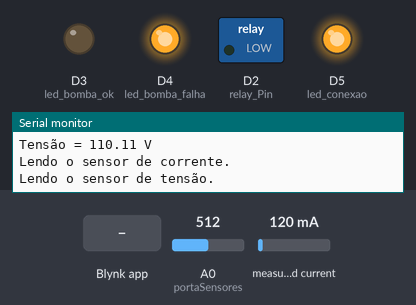
Bench run of a sketch on a simulated ESP8266 (NodeMCU). Shown: switched loads named in the sketch (green lamp = pin HIGH), output pins drawn as LEDs (lit = HIGH), the last lines printed to the serial monitor. The test bench sets the inputs (shaded band); at power-on: A0 (portaSensores) = 512, measured current 120 mA. WiFi joins after 1.5 s; servers stay silent unless stated; pins used as bus, display or sensor lines are not drawn.

Above: at 3.0 s.
3.1 s: Blynk app writes 1 to V5
At 3.7 s:
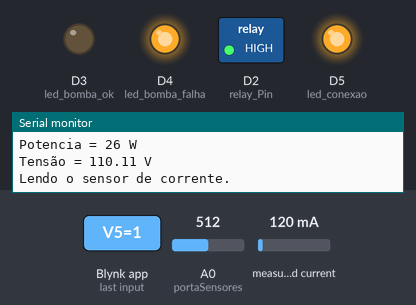
4.7 s: Blynk app writes 0 to V6
At 6.0 s:
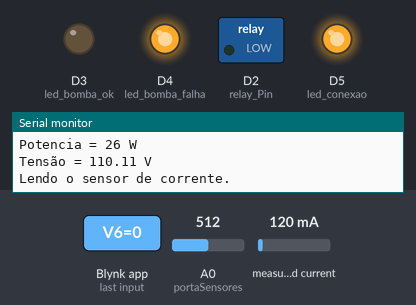
Timing chart, 0 to 7.7 s (numbered marks = the images above; inputs shaded):
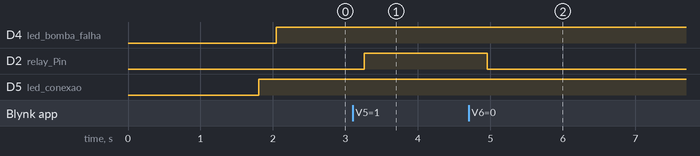

Measured:
- after the input at 3.1 s, D2 (relay_Pin): LOW → HIGH after 0.16 s
- after the input at 4.7 s, D2 (relay_Pin): HIGH → LOW after 0.25 s

The sketch:

Projeto_Caixa_Dagua.ino
```cpp
/* Inormações do Device fornecidas pelo Blynk */
#define BLYNK_TEMPLATE_ID "TMPL2NAXG4qYq"
#define BLYNK_TEMPLATE_NAME "Projeto Poço"
#define BLYNK_AUTH_TOKEN "kCUgPuTvsh_1BHIlCsTYAjHvIP_zd_yk"

/* Comment this out to disable prints and save space */
#define BLYNK_PRINT Serial

//===============================================
//Inclusão de Bibliotecas

#include <ESP8266WiFi.h>
#include <BlynkSimpleEsp8266.h>
// #include <liquidCrystal.h>
#include "EmonLib.h"
EnergyMonitor SCT013;

//===============================================
// Dados do WiFi
char ssid[] = "CEUNET - Bezerra_2G";
char pass[] = "A24b27*9";

BlynkTimer timer;
//===============================================

//Mapeamento de hardware

//Leds de  aviso
#define led_conexao D5
#define led_bomba_ok D3
#define led_bomba_falha D4

#define relay_Pin D2

#define S2 D1

// int pinSCT = A0;
int portaSensores = A0; //Pino de entrada do multiplexador
int pinSCT = A0;        //Pino analógico conectado ao SCT-013

//===============================================
//Definição de Variáveis

//Sensor de Corrente
int tensao = 220;
int potencia;
double Irms = 0;

//controle da corrente da bomba
int correnteMinima = 2;
int correnteMaxima = 3;

//Sensor de Tensão
float tensaoMedida = 0;

//controle da Tensão da Rede
int tensaoMinima = 200;

//Controle do Blynk
int selecaoValue = 0;

//Controle de falha da bomba
int falhaBomba = 0;
unsigned long inicioTempoFalha = 0;
unsigned long intervalo = 10000; //10s
//===============================================
//Funções de controle do Blynk

BLYNK_WRITE(V6)
{
  //recebe o valor do blynk
  selecaoValue = param.asInt();
  // Atualiza o estado do V5
  if(selecaoValue == 0){
    Blynk.virtualWrite(V5, 0);
  }
}

BLYNK_WRITE(V5)
{
  //recebe o valor do blynk
  int value = param.asInt();
  // Atualiza o estado do V6
  if(value == 1){
    Blynk.virtualWrite(V6, 1); //Troca o acionamento da bomba para manual
    selecaoValue = 1;
  }
  //aciona o relé de acordo com o botão
  digitalWrite(relay_Pin, value);
}

// This function is called every time the device is connected to the Blynk.Cloud
//função chamada sempre que o dispositivo estiver conectado ao Blynk.Cloud
BLYNK_CONNECTED()
{
  // Change Web Link Button message to "Congratulations!"
  Blynk.setProperty(V3, "offImageUrl", "https://static-image.nyc3.cdn.digitaloceanspaces.com/general/fte/congratulations.png");
  Blynk.setProperty(V3, "onImageUrl",  "https://static-image.nyc3.cdn.digitaloceanspaces.com/general/fte/congratulations_pressed.png");
  Blynk.setProperty(V3, "url", "https://docs.blynk.io/en/getting-started/what-do-i-need-to-blynk/how-quickstart-device-was-made");
}

// This function sends Arduino's uptime every second to Virtual Pin 2.
void myTimerEvent()
{
  // You can send any value at any time.
  // Please don't send more that 10 values per second.
  Blynk.virtualWrite(V4, millis() / 1000);
}

void setup()
{
  //Definindo portas
  pinMode(relay_Pin, OUTPUT);
  digitalWrite(relay_Pin, LOW);

  SCT013.current(pinSCT, 6.0606); //Reajusta a corrente máxima do sensor para 10A
  pinMode(portaSensores, INPUT);

  pinMode(led_conexao, OUTPUT);
  pinMode(led_bomba_ok, OUTPUT);
  pinMode(led_bomba_falha, OUTPUT);

  // Debug console
  Serial.begin(115200);

  Blynk.begin(BLYNK_AUTH_TOKEN, ssid, pass);

  // Setup a function to be called every second
  timer.setInterval(1000L, myTimerEvent);
}

void loop()
{
  Blynk.run();
  timer.run();

  //Acende o led se conectado ao Blynk e pisca se não conectado
  if(Blynk.connected()) {
    digitalWrite(led_conexao, HIGH);
  }else {
    digitalWrite(led_conexao, HIGH);
    delay(100);
    digitalWrite(led_conexao, LOW);
  }

  //========================================================
  //Funcionamento do Sensor de Corrente

  ativarSensor(1);

  Irms = SCT013.calcIrms(1480);  // Calcula o valor da Corrente 1172

  potencia = Irms * tensao;  // Calcula o valor da Potencia Instantanea

  //========================================================
  //Funcionamento do Sensor de Tensão
  ativarSensor(2);

  int Valor_Tensao_Lido = analogRead(portaSensores);

  tensaoMedida = (Valor_Tensao_Lido * 220) / 1023.0;
  Serial.println(analogRead(portaSensores));

  //========================================================
  //Tratamento dos dados para acionar a bomba

  if(selecaoValue == 0){
    if(Irms == 0 && falhaBomba == 0){
      digitalWrite(relay_Pin, HIGH);
    } else if(Irms < correnteMinima || Irms > correnteMaxima || tensaoMedida < tensaoMinima){
      digitalWrite(relay_Pin, LOW);
      falhaBomba = 1; //ocorreu a falha
      inicioTempoFalha = millis();
    }
  }

  if(falhaBomba == 1) {
    unsigned long tempoAtual = millis();
    unsigned long diferencaTempo = tempoAtual - inicioTempoFalha;

    if(diferencaTempo >= intervalo) {
      falhaBomba = 0;
    }
  }
  if(falhaBomba == 0){
    Serial.println("Bomba OK!");
    digitalWrite(led_bomba_ok, HIGH);
    digitalWrite(led_bomba_falha, LOW);
  } else {
    Serial.println("Falha na bomba...");
    digitalWrite(led_bomba_falha, HIGH);
    digitalWrite(led_bomba_ok, LOW);
  }

  //========================================================
  //Impressão dos resultados no monitor Serial
  Serial.print("Corrente = ");
  Serial.print(Irms);
  Serial.println(" A");
  Blynk.virtualWrite(V1, Irms); //Envia a corrente para o aplicativo blynk
  Serial.print("Potencia = ");
  Serial.print(potencia);
  Serial.println(" W");

  Serial.print("Tensão = ");
  Serial.print(tensaoMedida);
  Serial.println(" V");
  Blynk.virtualWrite(V2, tensaoMedida); //Envia a tensão para o aplicativo blynk

}

 void ativarSensor(int sensor) {
  //Função para ativar a porta do multiplexador que será lida
  if(sensor == 1){
    Serial.println("Lendo o sensor de corrente.");
    //Ativa o pino 1 (2Y1 ou C1)
    analogWrite(S2, 255);
  }else if(sensor == 2){
    Serial.println("Lendo o sensor de tensão.");
    //Ativa o pino 2 (2Y0 ou C0)
    analogWrite(S2, 0);
  }
  delay(30); //intervalo de 30ms para troca da porta
 }
```
